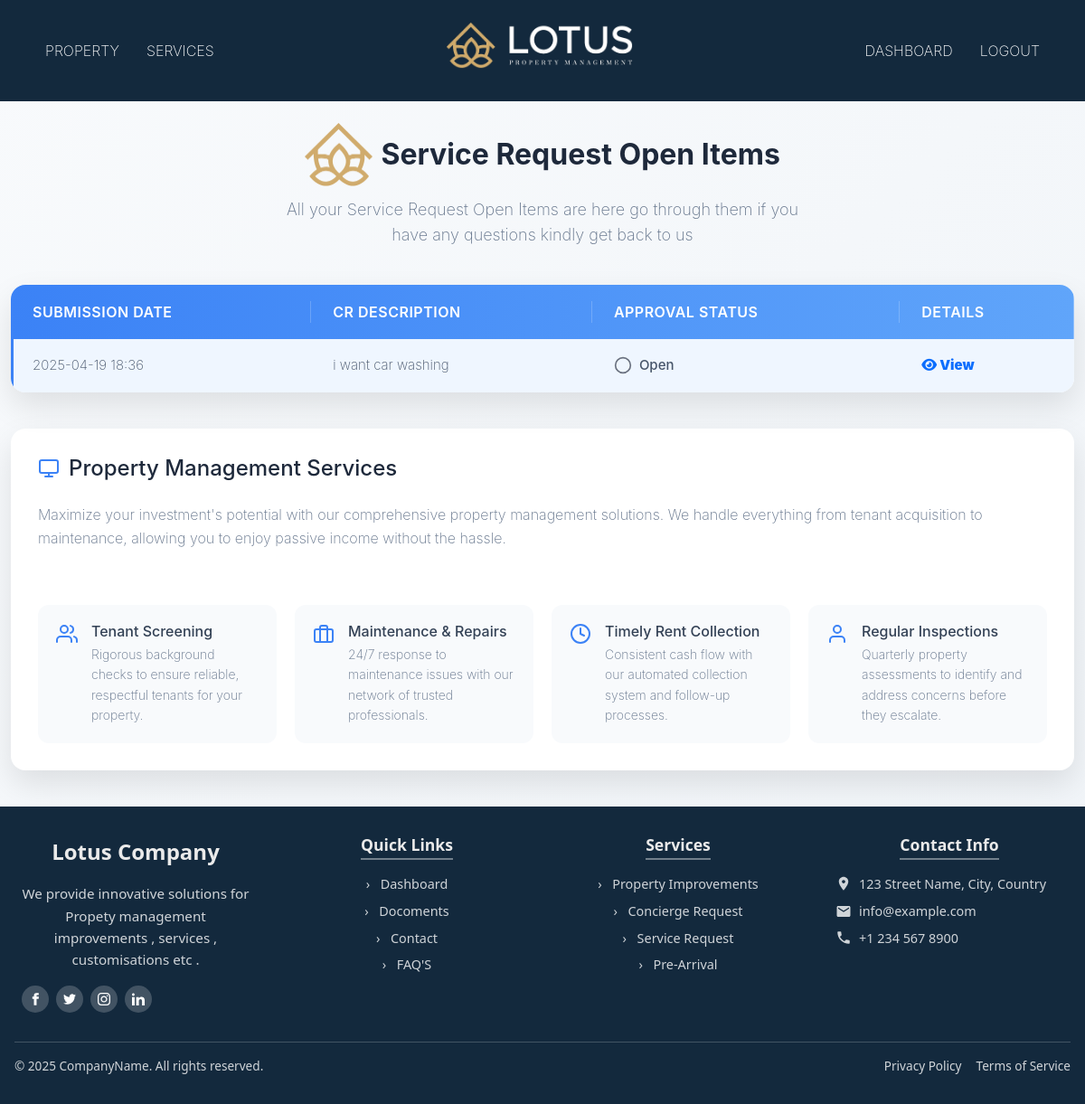
The page /open_concierge_services (signed in) on the database as committed earlier.
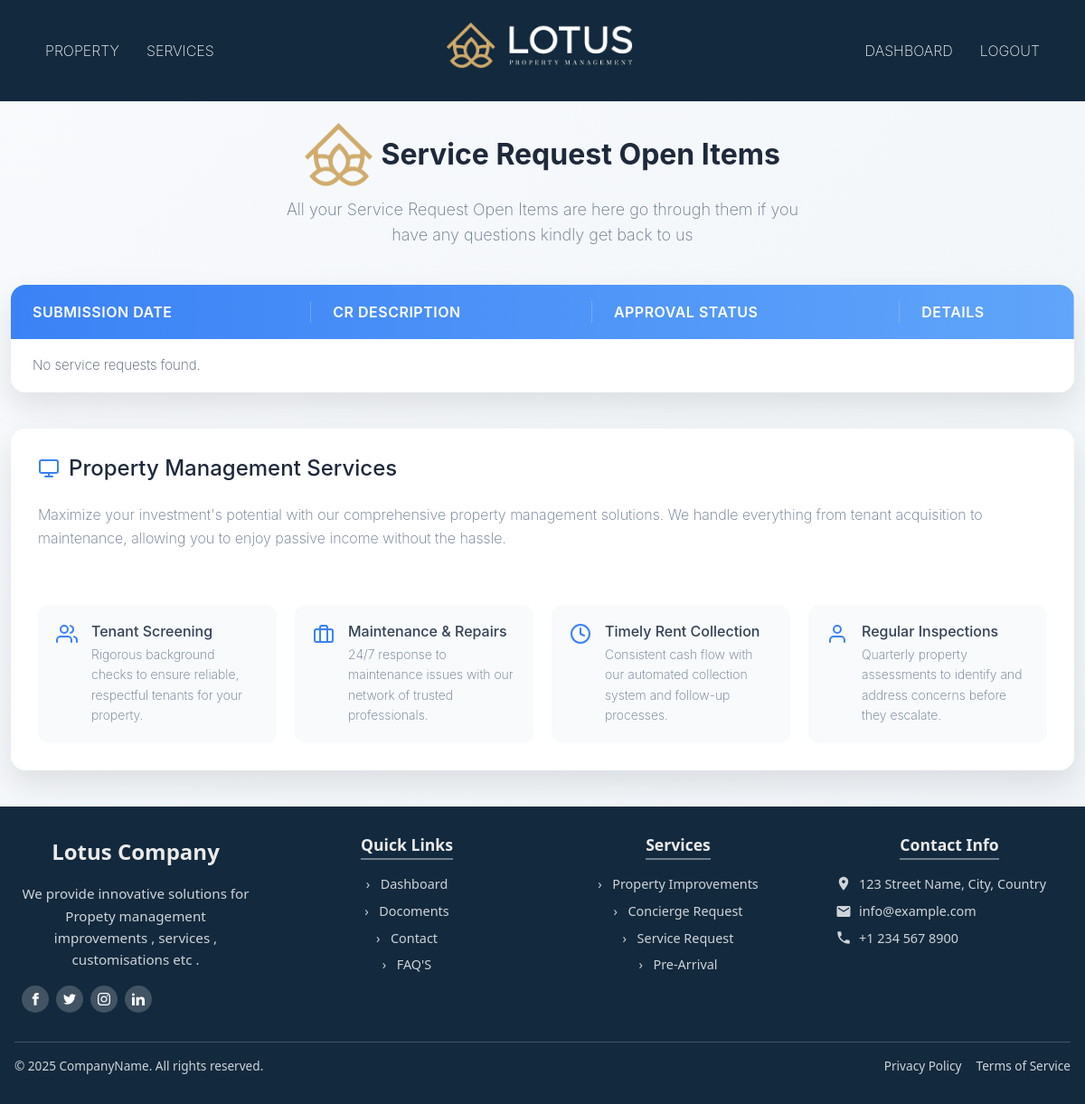
The same page on the database as committed later.
### servicedetails/models.py (models this page shows, shortened)
class ConciergeServiceRequest(models.Model):
    STATUS_CHOICES = [
        ('pending', 'Pending'),
        ('open', 'Open'),
        ('completed', 'Completed'),
        ('denied', 'Denied'),
    ]
    user = models.ForeignKey(Client, on_delete=models.CASCADE)
    description = models.TextField()
    status = models.CharField(max_length=10, choices=STATUS_CHOICES, default='pending')
    vendor = models.ForeignKey(Vendor, on_delete=models.SET_NULL, null=True, blank=True)
    created_at = models.DateTimeField(auto_now_add=True)

### mainapp/views.py (the view)
# urls.py: path('open_concierge_services', open_concierge_services, name='open_concierge_services'),  # ✅ Added service request URL
def open_concierge_services(request):
    client_id = request.session.get("client_id")
    if not client_id:
        return redirect("mainapp:client_login")
    try:
        client = Client.objects.get(id=client_id)
    except Client.DoesNotExist:
        return redirect("mainapp:client_login")
    service_requests = ConciergeServiceRequest.objects.filter(user=client, status='open').order_by('-created_at')
    return render(request, 'services/concierge/open_services.html', {'service_requests': service_requests})

### template/services/concierge/open_services.html (shortened to what the changed rows need)
{% extends "outbase.html" %}
{% load static %}
{% block content %}
<link rel="stylesheet" href="https://cdnjs.cloudflare.com/ajax/libs/font-awesome/6.5.0/css/all.min.css">
    <div class="container">
        <div class="table-container">
            <table class="services-table">
                <thead>
                    <tr>
                        <th>Submission Date</th>
                        <th>CR Description</th>
                        <th>Approval Status</th>
                        <th>Details</th>
                    </tr>
                </thead>
                <tbody>
                    {% for request in service_requests %}
                    <tr class="{% if request.status == 'open' %}active{% endif %}">
                        <td class="cr-date">{{ request.created_at|date:"Y-m-d H:i" }}</td>
                        <td class="cr-description">{{ request.description }}</td>
                        <td class="cr-status availability-badge">
                            {% if request.status == 'completed' %}
                                <svg xmlns="http://www.w3.org/2000/svg" width="20" height="20" viewBox="0 0 24 24" fill="none" stroke="#10b981" stroke-width="2" stroke-linecap="round" stroke-linejoin="round"><polyline points="20 6 9 17 4 12"></polyline></svg>
                                Completed
                            {% elif request.status == 'pending' %}
                                <svg xmlns="http://www.w3.org/2000/svg" width="20" height="20" viewBox="0 0 24 24" fill="none" stroke="orange" stroke-width="2" stroke-linecap="round" stroke-linejoin="round"><circle cx="12" cy="12" r="10"></circle></svg>
                                Pending
                            {% elif request.status == 'denied' %}
                                <svg xmlns="http://www.w3.org/2000/svg" width="20" height="20" viewBox="0 0 24 24" fill="none" stroke="red" stroke-width="2" stroke-linecap="round" stroke-linejoin="round"><line x1="18" y1="6" x2="6" y2="18"></line><line x1="6" y1="6" x2="18" y2="18"></line></svg>
                                Denied
                            {% else %}
                                <svg xmlns="http://www.w3.org/2000/svg" width="20" height="20" viewBox="0 0 24 24" fill="none" stroke="#6b7280" stroke-width="2" stroke-linecap="round" stroke-linejoin="round"><circle cx="12" cy="12" r="10"></circle></svg>
                                Open
                            {% endif %}
                        </td>
                        <td>
                            <a href="#" class="btn-outline-primary" title="View" onclick="openCRModal(this)">
                                <i class="fa-solid fa-eye"><b> View </b></i>
                            </a>
                        </td>
                    </tr>
                    {% empty %}
                    <tr>
                        <td colspan="4">No service requests found.</td>
                    </tr>
                    {% endfor %}
                </tbody>
            </table>
        </div>
        <div class="service-details">
            <h2>
                Property Management Services
            </h2>
        </div>
    </div>
{% endblock content %}

Rows that differ between the two databases and show on the page:
removed ConciergeServiceRequest: created_at "2025-04-19 18:36", description "i want car washing", status "open" (drawn)
Other text that changed with them:
text now shown: "No service requests found."
